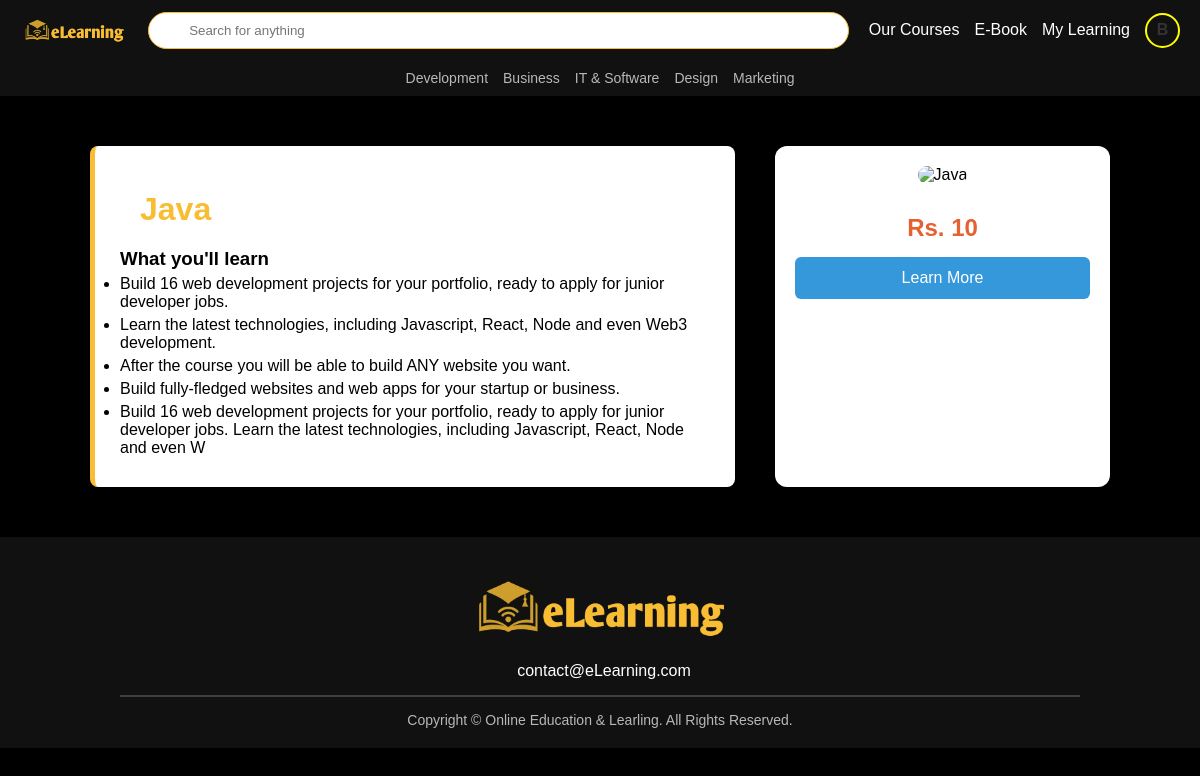
Page /public/product_detail.php?id=101 (signed in) on the committed database.
### tables this page shows
CREATE TABLE `user_signup` (
  `u_id` int(11) NOT NULL,
  `u_name` varchar(100) NOT NULL,
  `u_image` varchar(100) NOT NULL,
  `u_address` varchar(100) NOT NULL,
  `u_email` varchar(50) NOT NULL,
  `u_phone` varchar(15) NOT NULL,
  `u_gender` varchar(20) NOT NULL,
  `u_password` varchar(255) NOT NULL,
  `u_reg_date` datetime NOT NULL DEFAULT current_timestamp(),
  `verify_token` varchar(10) DEFAULT NULL,
  `is_verified` tinyint(1) DEFAULT 0
);

CREATE TABLE `products` (
  `id` int(100) NOT NULL,
  `name` varchar(100) NOT NULL,
  `details` varchar(500) NOT NULL,
  `price` int(10) NOT NULL,
  `image` varchar(100) NOT NULL,
  `category_id` int(11) DEFAULT NULL,
  `status` varchar(20) NOT NULL DEFAULT 'Active'
);

### public/product_detail.php (the view, shortened to what this page needs)
<?php
include('../includes/config.php');
$productId = isset($_GET['id']) && is_numeric($_GET['id']) ? intval($_GET['id']) : null;
try {
    $conn = new PDO("mysql:host=$server;dbname=$database", $username, $password);
    $conn->setAttribute(PDO::ATTR_ERRMODE, PDO::ERRMODE_EXCEPTION);
    $stmt = $conn->prepare("SELECT * FROM products WHERE id = ?");
    $stmt->execute([$productId]);
    $product = $stmt->fetch(PDO::FETCH_ASSOC);
    $user_email = $_SESSION['u_email'];
    $purchased = false;
    $order_stmt = $conn->prepare("SELECT * FROM orders WHERE product_id = ? AND customer_email = ? AND payment_status = 'completed'");
    $order_stmt->execute([$productId, $user_email]);
    $purchased = $order_stmt->rowCount() > 0;
} catch (PDOException $e) {
    echo "Error: " . $e->getMessage();
    exit();
}
?>
<!DOCTYPE html>
<html lang="en">
<head>
</head>
<body>
<?php include('../includes/header.php'); ?>
<div class="product-detail-container">
    <div class="product-info">
        <h1 class="product-name"><?= htmlentities($product['name']) ?></h1>
        <?php if (!empty($product['details'])): ?>
            <h3>What you'll learn</h3>
            <ul class="learning-points">
                <?php
                    $points = preg_split('/\r\n|\r|\n/', $product['details']);
                    foreach ($points as $point):
                        if (trim($point) !== ''):
                ?>
                    <li><?= htmlentities(trim($point)) ?></li>
                <?php endif; endforeach; ?>
            </ul>
        <?php endif; ?>
    </div>
    <div class="product-cart-box">
        <img src="../admin/uploaded_files/<?= htmlentities(basename($product['image'])) ?>"
             onerror="this.src='../images/default.png'"
             alt="<?= htmlentities($product['name']) ?>" class="product-img">
        <p class="price">Rs. <?= htmlentities($product['price']) ?></p>
        <div class="button-group" id="cart-action">
            <?php if ($purchased): ?>
                <a href="course_detail.php?id=<?= $productId ?>" class="btn cart">Learn More</a>
            <?php endif; ?>
        </div>
    </div>
</div>
<?php include('../includes/footer.php'); ?>
</body>
</html>

### includes/header.php (shortened to what this page needs)
<?php
include '../includes/config.php';
if (isset($_SESSION['u_id'])) {
    $u_id = $_SESSION['u_id'];
    $qry = "SELECT * FROM user_signup WHERE u_id = '$u_id'";
    $result = mysqli_query($con, $qry);
    if ($result && mysqli_num_rows($result) > 0) {
        $row = mysqli_fetch_assoc($result);
        $u_name = $row['u_name'];
        $u_id = $row['u_id'];
        $profileImage = $row['u_image'] ?? '';
        $imagePath = "../uploads/images/" . $profileImage;
        $hasImage = !empty($profileImage) && file_exists($imagePath);
        $parts = explode(' ', $u_name);
        $firstName = $parts[0];
    }
}
?>
<!DOCTYPE html>
<html lang="en">
<head>
    <link rel="stylesheet" href="../css/header.css">
</head>
<body>
    <nav class="navbar">
        <div>
            <a class="logo" href="../public/index.php" style="display: flex; align-items: center; gap: 8px;">
                <img src="../images/logo1.png" alt="Logo" style="height: 40px;">
            </a>
        </div>
        <form class="search-bar" action="search.php" method="GET" onsubmit="return validateSearch()">
            <input type="text" id="search-box" name="query" placeholder="Search for anything" onkeyup="toggleSearchButton()" autocomplete="off">
        </form>
        <div class="right-icons">
            <a href="cources.php">Our Courses</a>
            <a href="view_products.php">E-Book</a>
            <a href="#">My Learning</a>
            <div class="profile-section">
                <?php if (isset($u_id)) {
                 ?>
                    <div class="dropdown">
                        <a href="#" id="profileDropdownMenu" class="profile-avatar">
                            <?php if ($hasImage): ?>
                                <img src="<?php echo $imagePath; ?>" alt="Profile">
                            <?php else: ?>
                                <div class="profile-initial"><?php echo strtoupper(substr($firstName, 0, 1)); ?></div>
                            <?php endif; ?>
                        </a>
                    </div>
                <?php } else {  ?>
                    <div>
                        <a href="login.php"><i class="fa fa-sign-in"></i> LOG IN</a>
                    </div>
                <?php } ?>
            </div>
        </div>
    </nav>
    <nav class="navbar">
        <div class="categories">
            <a href="#">Development</a>
            <a href="#">Business</a>
            <a href="#">IT & Software</a>
            <a href="#">Design</a>
            <a href="#">Marketing</a>
        </div>
    </nav>
</body>
</html>

### css/header.css (style rules this page uses)
* { margin: 0; padding: 0; box-sizing: border-box; font-family: Arial, sans-serif; }
body { background-color: black; }
.navbar { display: flex; align-items: center; justify-content: center; padding: 10px 20px; background: #111; box-shadow: 0 2px 5px rgba(0, 0, 0, 0.1); color: white; }
.navbar .logo { font-size: 24px; font-weight: bold; color: rgb(248, 189, 51); text-decoration: none; }
.search-bar { flex: 1; margin: 0 20px; position: relative; }
.search-bar input { width: 100%; padding: 10px; border: 1px solid rgb(248, 189, 51); border-radius: 20px; padding-left: 40px; color: rgb(248, 189, 51); }
.categories { display: flex; gap: 15px; }
.categories a { text-decoration: none; color: rgba(255, 255, 255, 0.7); font-size: 14px; }
.right-icons { display: flex; align-items: center; gap: 15px; }
.right-icons a { color: white; text-decoration: none; }
.profile-avatar { display: inline-flex; align-items: center; justify-content: center; width: 35px; height: 35px; border-radius: 50%; color: white; font-weight: bold; font-size: 16px; text-transform: uppercase; overflow: hidden; border: 2px solid yellow; text-align: center; }
.profile-initial { width: 100%; height: 100%; display: flex; align-items: center; justify-content: center; }
.profile-section { position: relative; display: inline-block; }
.profile-section .dropdown a { text-decoration: none; color: #333; font-size: 16px; padding: 10px; display: flex; align-items: center; cursor: pointer; }

### css/footer.css (style rules this page uses)
.logo { font-size: 24px; font-weight: bold; letter-spacing: 1px; color: white; }

### public/product_detail.php (style rules this page uses)
body { font-family: Arial, sans-serif; background: #f5f5f5; margin: 0; padding: 0; }
.product-name { color: rgb(248, 189, 51); margin: 20px; }
.product-detail-container { display: flex; flex-wrap: wrap; width: 85%; margin: 50px auto; gap: 40px; }
.product-info { flex: 2; background: #fff; border-left: 5px solid #f8bd33; padding: 25px; border-radius: 8px; }
.product-cart-box { flex: 1; background: white; padding: 20px; border-radius: 12px; box-shadow: 0 0 10px rgba(0,0,0,0.1); text-align: center; }
.product-img { width: 100%; border-radius: 10px; margin-bottom: 15px; }
.price { font-size: 24px; color: #e56131; font-weight: bold; margin: 15px 0; }
.btn { display: block; width: 100%; padding: 12px; margin-bottom: 10px; border: none; border-radius: 6px; font-size: 16px; cursor: pointer; }
.btn.cart { background: #3498db; color: white; text-decoration: none; }
.learning-points li { margin: 5px 0; }

### rows in the picture
user_signup: u_name "B"
products: name "Java", details "Build 16 web development projects for your portfolio, ready to apply for junior developer jobs.", details "Learn the latest technologies, including Javascript, React, Node and even Web3 development.", details "After the course you will be able to build ANY website you want.", details "Build fully-fledged websites and web apps for your startup or business.", details "Build 16 web development projects for your portfolio, ready to apply for junior developer jobs. Learn the latest technologies, including Javascript, React, Node and even W", price "10"
